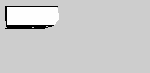
#> input picture map1.pgm, 150 x 73 px; its folder holds only this picture in this run
$ python astar.py
#> lines starting #> are read from the running program, lines starting #| are printed output that depends on the picture; after the words box and inside, x2 and y2 are one past the last pixel; in counts of white or black regions, pixels touching at a corner belong together
import heapq
import math

import cv2
import matplotlib.pyplot as plt
import numpy as np
from scipy.ndimage import distance_transform_edt

LIVRE = 255
DESCONHECIDO = 128
PAREDE = 0

class AStarPathfinder:
    def __init__(self, map_array, start, goal, wall_influence=5.0, buffer_factor=2.0):
        self.start = start
        self.goal = goal
        self.wall_influence = wall_influence
        self.buffer_factor = buffer_factor
        self.GOAL_REACHEABLE = False

        self.min_clearance = 4.0

        self.map = map_array.copy()
        self.map_array = self.preprocess_map(map_array)
        self.potential_field = self.create_potential_field()

    # ---------- preparação ----------

    def preprocess_map(self, map_array):
        processed = map_array.copy()
        processed[(processed != LIVRE) & (processed != DESCONHECIDO)] = PAREDE
        return processed

    def create_potential_field(self):

        paredes = (self.map_array == PAREDE)
        self.dist_to_wall = distance_transform_edt(~paredes)
        campo = self.wall_influence * np.exp(-self.dist_to_wall / self.buffer_factor)
        campo[paredes] = 0.0
        return campo

    def heuristic(self, a, b):
        return math.hypot(a[0] - b[0], a[1] - b[1])


    def find_path(self):
        """Devolve (came_from, nó_final), ou (None, None) se não achar caminho."""
        start, goal = self.start, self.goal
        linhas, colunas = self.map_array.shape

        def dentro(r, c):
            return 0 <= r < linhas and 0 <= c < colunas

        def sem_parede(r, c):
            return self.map_array[r, c] != PAREDE

        if not dentro(*goal) or not sem_parede(*goal):
            goal = self._nearest_free(goal)
            if goal is None:
                print("Caminho não encontrado")
                return None, None
            self.goal = goal

        fila = [(self.heuristic(start, goal), 0.0, start)]  # (f, g, célula)
        came_from = {start: None}
        g_score = {start: 0.0}
        visitados = set()

        raiz2 = math.sqrt(2)
        vizinhos = [(-1, 0, 1.0), (1, 0, 1.0), (0, -1, 1.0), (0, 1, 1.0),
                    (-1, -1, raiz2), (-1, 1, raiz2), (1, -1, raiz2), (1, 1, raiz2)]

        while fila:
            _, g, atual = heapq.heappop(fila)
            if atual in visitados:
                continue
            visitados.add(atual)

            if atual == goal:
                self.GOAL_REACHEABLE = (self.map[goal[0], goal[1]] == LIVRE)
                return came_from, atual

            r, c = atual
            for dr, dc, passo in vizinhos:
                nr, nc = r + dr, c + dc
                if not dentro(nr, nc) or not sem_parede(nr, nc):
                    continue

                if dr != 0 and dc != 0:
                    if not sem_parede(r + dr, c) or not sem_parede(r, c + dc):
                        continue

                custo = passo + self.potential_field[nr, nc]
                if self.map_array[nr, nc] == DESCONHECIDO:
                    custo += 0.1  # preferência leve pelo que já é conhecido

                novo_g = g + custo
                if novo_g < g_score.get((nr, nc), math.inf):
                    g_score[(nr, nc)] = novo_g
                    came_from[(nr, nc)] = atual
                    f = novo_g + self.heuristic((nr, nc), goal)
                    heapq.heappush(fila, (f, novo_g, (nr, nc)))

        print("Caminho não encontrado")
        return None, None

    def _nearest_free(self, cell):
        r0, c0 = int(round(cell[0])), int(round(cell[1]))
        livres = np.argwhere(self.map_array != PAREDE)
        if len(livres) == 0:
            return None

        melhor, melhor_d = None, math.inf
        for r, c in livres:
            d = (r - r0) ** 2 + (c - c0) ** 2
            if d < melhor_d:
                melhor_d, melhor = d, (int(r), int(c))
        return melhor

    def reconstruct_path(self, came_from, current):
        path = [current]
        while came_from.get(path[-1]) is not None:
            path.append(came_from[path[-1]])
        path.reverse()
        return path

    def know_path(self, path):

        if not path:
            return path

        conhecido = [path[0]]
        for cell in path[1:]:
            if self.map[cell[0], cell[1]] != LIVRE:
                break
            conhecido.append(cell)
        return conhecido


    def simplify_path(self, path):

        if not path or len(path) < 3:
            return path

        reduzido = [path[0]]
        for i in range(1, len(path) - 1):
            dir_antes = (path[i][0] - path[i - 1][0], path[i][1] - path[i - 1][1])
            dir_depois = (path[i + 1][0] - path[i][0], path[i + 1][1] - path[i][1])
            if dir_antes != dir_depois:
                reduzido.append(path[i])
        reduzido.append(path[-1])

        suave = [reduzido[0]]
        ancora = 0
        while ancora < len(reduzido) - 1:
            proximo = ancora + 1
            for cand in range(len(reduzido) - 1, ancora, -1):
                if self._segmento_seguro(reduzido[ancora], reduzido[cand]):
                    proximo = cand
                    break
            suave.append(reduzido[proximo])
            ancora = proximo

        return self._chaikin_seguro(suave, iteracoes=3)

    def _chaikin_seguro(self, pontos, iteracoes=3):

        pts = [tuple(map(float, p)) for p in pontos]

        for _ in range(iteracoes):
            if len(pts) < 3:
                break

            novo = [pts[0]]
            for i in range(1, len(pts) - 1):
                a, v, b = novo[-1], pts[i], pts[i + 1]
                q1 = (0.75 * v[0] + 0.25 * a[0], 0.75 * v[1] + 0.25 * a[1])
                q2 = (0.75 * v[0] + 0.25 * b[0], 0.75 * v[1] + 0.25 * b[1])

                if self._segmento_seguro(a, q1) and self._segmento_seguro(q1, q2):
                    novo.extend([q1, q2])
                else:
                    novo.append(v)
            novo.append(pts[-1])
            pts = novo

        return pts

    def _segmento_seguro(self, a, b):
        dist = math.hypot(b[0] - a[0], b[1] - a[1])
        n = max(2, int(dist * 3) + 1)

        for t in np.linspace(0, 1, n):
            r = int(round(a[0] + (b[0] - a[0]) * t))
            c = int(round(a[1] + (b[1] - a[1]) * t))
            if self.map_array[r, c] == PAREDE:
                return False
            if self.dist_to_wall[r, c] < self.min_clearance:
                return False
        return True

    def path_to_xy(self, path):
        return [(round(float(c), 2), round(float(r), 2)) for r, c in path]

    def plot_path(self, path, simplified_path, save_path=None):
        plt.figure(figsize=(10, 10))
        plt.imshow(self.map, cmap='gray')
        plt.scatter(self.start[1], self.start[0], color='green', s=100, label='Início')
        plt.scatter(self.goal[1], self.goal[0], color='blue', s=100, label='Objetivo')

        if path:
            linhas, colunas = zip(*path)
            plt.plot(colunas, linhas, color='magenta', linewidth=1, label='Caminho completo')
            s_linhas, s_colunas = zip(*simplified_path)
            plt.plot(s_colunas, s_linhas, color='red', linewidth=2,
                     linestyle='--', label='Caminho simplificado')
        else:
            plt.title("Caminho não encontrado")

        plt.legend()
        plt.axis('equal')
        if save_path:
            plt.savefig(save_path, dpi=120, bbox_inches='tight')
            print(f"Gráfico salvo em: {save_path}")
        plt.show()

    def run(self, show_path=True, save_path=None):

        print("Procurando caminho...")
        came_from, no_final = self.find_path()

        if not no_final:
            print("Nenhum caminho encontrado.")
            self.caminho_xy = None
            return None

        path = self.reconstruct_path(came_from, no_final)

        path = self.know_path(path)

        print("Simplificando caminho...")
        simplificado = self.simplify_path(path)

        self.caminho_xy = self.path_to_xy(simplificado)
        print(f"Caminho com {len(self.caminho_xy)} pontos (x, y):")
        print(self.caminho_xy)

        if show_path:
            self.plot_path(path, simplificado, save_path=save_path)

        return simplificado


def prep_map(map_path):
    """Carrega o .pgm e deixa só 0 (parede), 128 (desconhecido) e 255 (livre)."""
    mapa = cv2.imread(map_path, cv2.IMREAD_GRAYSCALE)
    mapa[mapa == 205] = 128
    mapa[mapa == 254] = 255
    mapa[(mapa >= 60) & (mapa != 128) & (mapa != 255)] = 0
    mapa = mapa.astype(np.uint8)

    mapa = cv2.morphologyEx(mapa, cv2.MORPH_OPEN, np.ones((3, 3), np.uint8))
    mapa = np.flipud(mapa)

    return np.pad(mapa, ((0, 200), (0, 200)), 'constant', constant_values=128)


def main():
    for i in range(1, 6):
        print(f"\n===== map{i}.pgm =====")
        mapa = prep_map(f'map{i}.pgm')
#> in prep_map, mapa is the input picture: shape (73, 150); min 0, max 254, mean 204.3
#> in prep_map, `mapa[mapa == 205] = 128`:
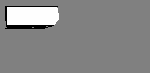
#> mapa: shape (73, 150); min 0, max 254, mean 135.5
#> in prep_map, `mapa[mapa == 254] = 255`: mapa: shape (73, 150); 8.37% of pixels changed, all inside (x1, y1, x2, y2) = (7, 7, 59, 25)
#> in prep_map, `mapa = np.flipud(mapa)`:
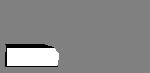
#> mapa: shape (73, 150); min 0, max 255, mean 135.6
#> in prep_map, `return np.pad(mapa, ((0, 200), (0, 200)), 'constant', constant_values=..`:
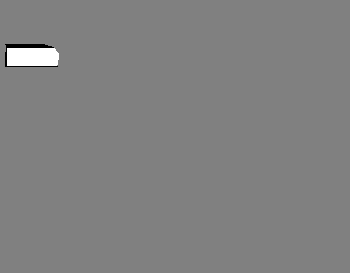
#> returned value: shape (273, 350); min 0, max 255, mean 128.9
        astar = AStarPathfinder(mapa, (60, 20), (60, 120),
                                wall_influence=10.0, buffer_factor=3.0)
#> in create_potential_field, `paredes = (self.map_array == PAREDE)`:
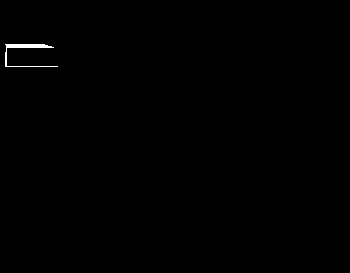
#> paredes: shape (273, 350) bool; 0.27% white; 1 white region, box (x1, y1, x2, y2) and area: (5, 44, 58, 67) 261
#> in create_potential_field, `self.dist_to_wall = distance_transform_edt(~paredes)`:
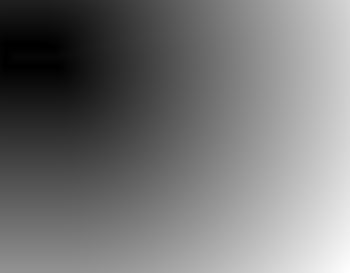
#> self.dist_to_wall: shape (273, 350) float64; min 0, max 357.4, mean 166.1; drawn with min black and max white
#> in create_potential_field, `campo[paredes] = 0.0`:
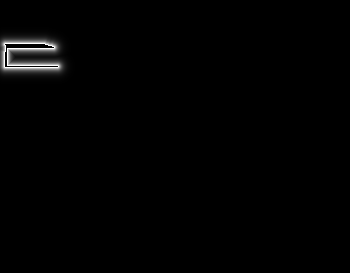
#> campo: shape (273, 350) float64; min 0, max 7.17, mean 0.0658; drawn with min black and max white
        caminho = astar.run(save_path=f'caminho_map{i}.png')
#> in find_path, `fila = [(self.heuristic(start, goal), 0.0, start)]`: fila = [(100, 0, (60, 20))]
#> the loop in find_path, `while fila:` made 2093 passes
#> (g, self.GOAL_REACHEABLE) on pass 2093: (130.9, False)
#> (g, r, c) on passes 1 to 6: (0, 60, 20), (2.35, 60, 21), (2.38, 59, 21), (1.97, 59, 20), (3.3, 61, 21), (4.35, 59, 22)
#> after the loop in find_path, `while fila:`: came_from = 1912 items; visitados = 1657 items
#> in run, `came_from, no_final = self.find_path()`: came_from = 1912 items; no_final = (60, 120)
#> in reconstruct_path, `path = [current]`: path = [(60, 120)]
#> the loop in reconstruct_path, `while came_from.get(path[-1]) is not None:` made 100 passes
#> after the loop in reconstruct_path, `while came_from.get(path[-1]) is not None:`: path = 101 pairs, first value 56 to 60, second value 20 to 120
#> in know_path, `conhecido = [path[0]]`: conhecido = [(60, 20)]
#> the loop in know_path, `for cell in path[1:]:` made 39 passes
#> cell on passes 1 to 12: (59, 21), (58, 22), (57, 23), (57, 24), (57, 25), (57, 26), (57, 27), (57, 28), (57, 29), (57, 30), (57, 31), (57, 32)
#> after the loop in know_path, `for cell in path[1:]:`: conhecido = 39 pairs, first value 56 to 60, second value 20 to 58
#> in run, `path = self.know_path(path)`: path has the same summary as conhecido in know_path
#> in simplify_path, `reduzido = [path[0]]`: reduzido = [(60, 20)]
#> the loop in simplify_path, `for i in range(1, len(path) - 1):` made 37 passes
#> dir_depois on passes 1, 2, 4, 5, 6, 7, 8, 9, 10, 11, 12, 13: (-1, 1), (-1, 1), (0, 1), (0, 1), (0, 1), (0, 1), (0, 1), (0, 1), (0, 1), (0, 1), (0, 1), (0, 1)
#> (dir_antes, dir_depois) on passes 3, 33, 34: ((-1, 1), (0, 1)), ((0, 1), (-1, 1)), ((-1, 1), (0, 1))
#> after the loop in simplify_path, `for i in range(1, len(path) - 1):`: reduzido = [(60, 20), (57, 23), (57, 53), (56, 54)]
#> in simplify_path, `suave = [reduzido[0]]`: suave = [(60, 20)]
#> the loop in simplify_path, `while ancora < len(reduzido) - 1:` made 1 pass
#> ancora on pass 1: 4
#> after the loop in simplify_path, `while ancora < len(reduzido) - 1:`: suave = [(60, 20), (56, 58)]
#> in run, `self.caminho_xy = self.path_to_xy(simplificado)`: self.caminho_xy = [(20, 60), (58, 56)]
#| Caminho com 2 pontos (x, y):
#| [(20.0, 60.0), (58.0, 56.0)]
#> in plot_path, `linhas, colunas = zip(*path)`: linhas = 39 values, max 60 at index 0, min 56 at index 34, mean 57.03; colunas = 39 values from 20 to 58
#> in plot_path, `s_linhas, s_colunas = zip(*simplified_path)`: s_linhas = (60, 56); s_colunas = (20, 58)
#> in plot_path, `plt.savefig(save_path, dpi=120, bbox_inches='tight')`:
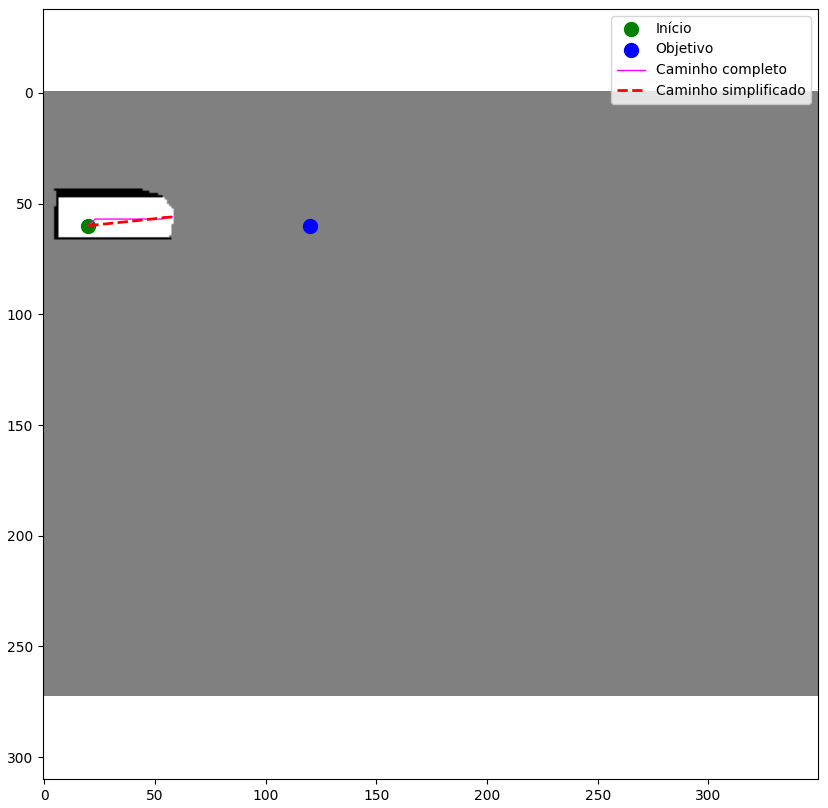
#> figure drawn by matplotlib, 1 panel
#> caminho = [(60, 20), (56, 58)]
        if caminho:
            print(f"Objetivo alcançável (região conhecida): {astar.GOAL_REACHEABLE}")
#| Objetivo alcançável (região conhecida): False


if __name__ == '__main__':
#> (the run stopped early here; a loop or call above may not have finished)
